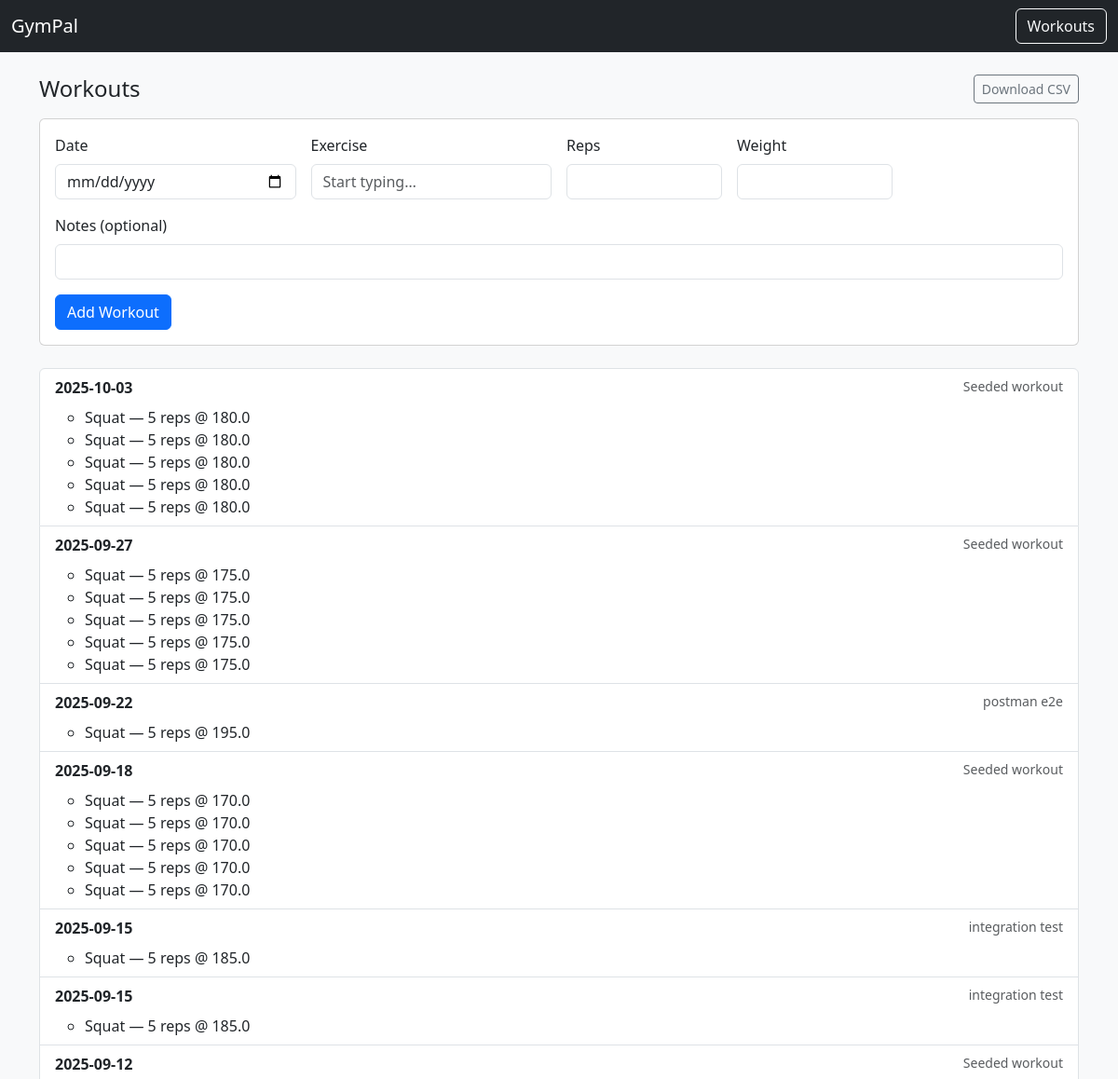
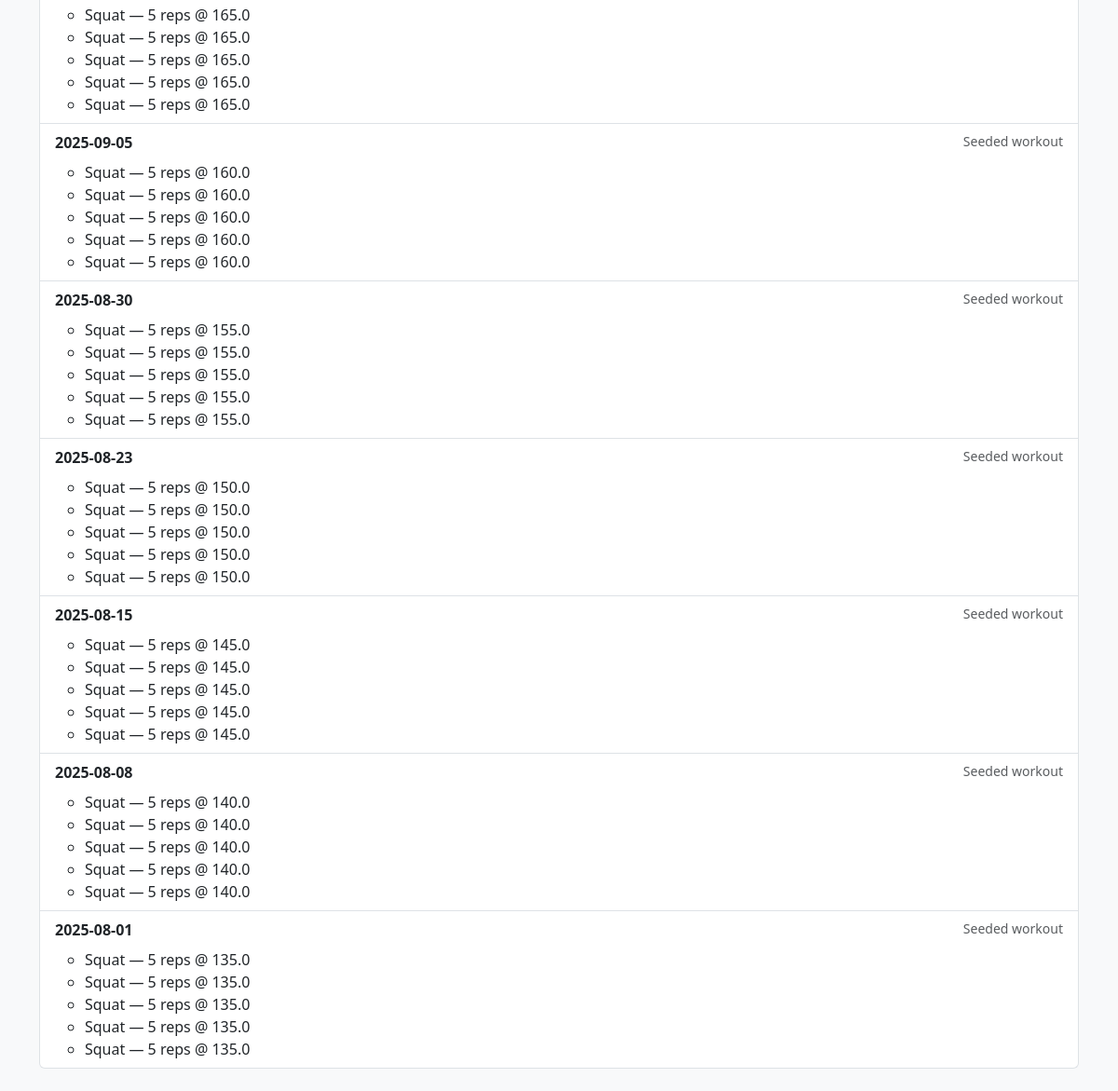
/workouts, run on an earlier commit of the app's database (2 pictures, top to bottom).
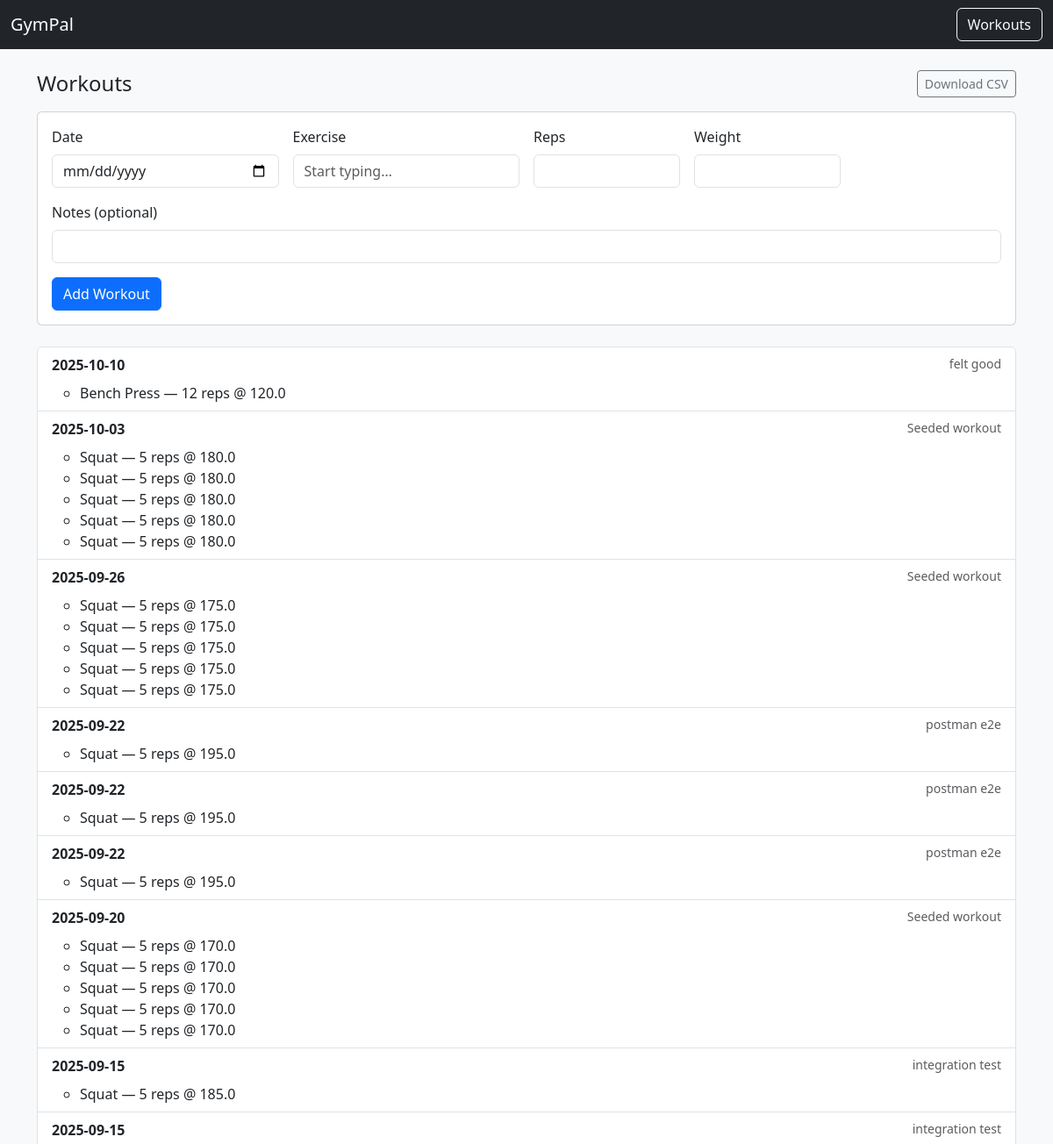
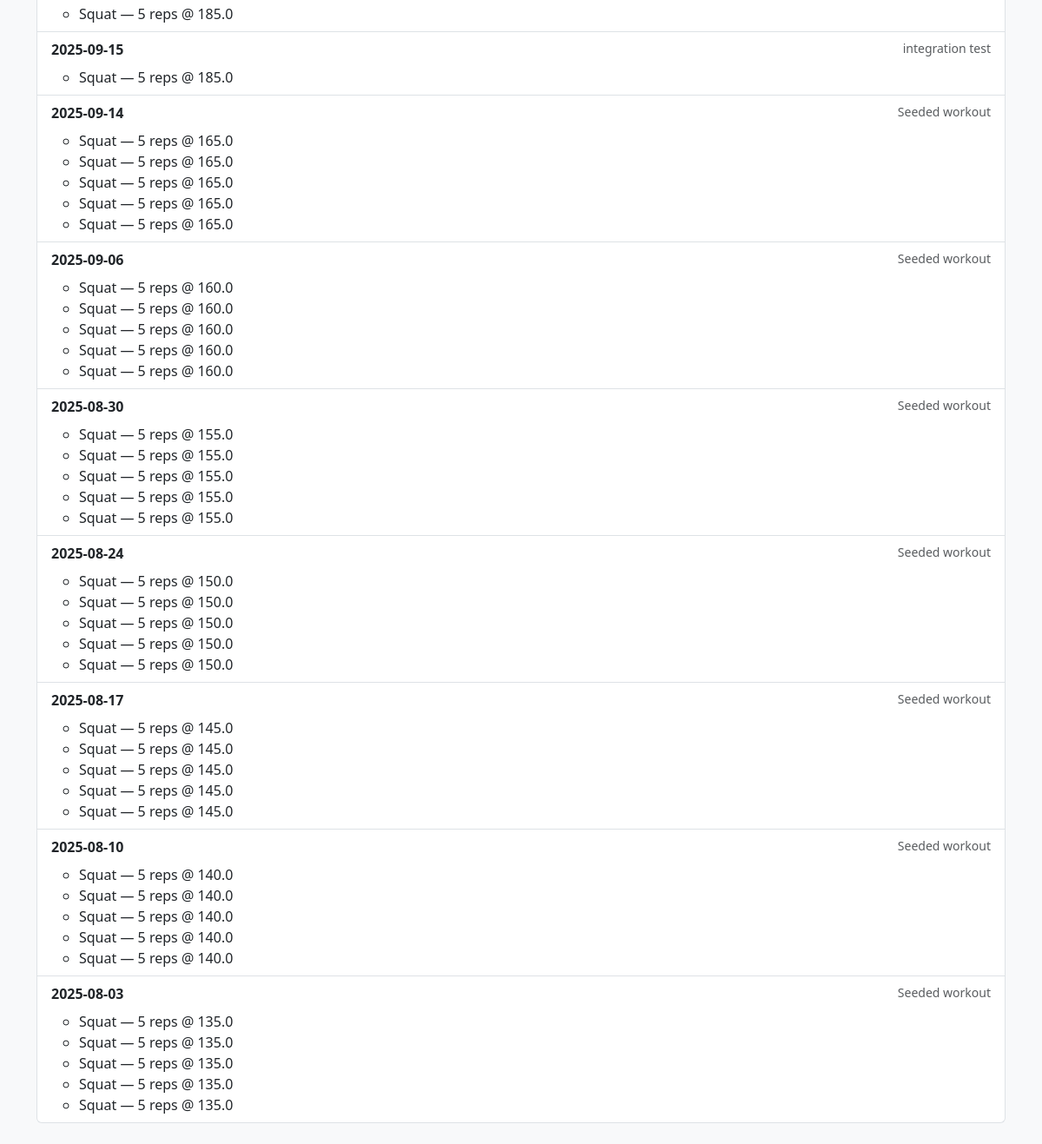
And on a later commit of the database (2 pictures, top to bottom).
### app.py (models this page shows)
class Base(DeclarativeBase):
    pass

class Workout(Base):
    __tablename__ = "workouts"
    id = Column(Integer, primary_key=True)
    user_id = Column(Integer, ForeignKey("users.id"), nullable=False)
    date = Column(Date, default=date.today)
    notes = Column(String(255), default="")
    user = relationship("User", back_populates="workouts")
    sets = relationship("Set", back_populates="workout", cascade="all, delete-orphan")

class Set(Base):
    __tablename__ = "sets"
    id = Column(Integer, primary_key=True)
    workout_id = Column(Integer, ForeignKey("workouts.id"), nullable=False)
    exercise_id = Column(Integer, ForeignKey("exercises.id"), nullable=False)
    reps = Column(Integer, nullable=False)
    weight = Column(Float, nullable=True)
    workout = relationship("Workout", back_populates="sets")
    exercise = relationship("Exercise")

class Exercise(Base):
    __tablename__ = "exercises"
    id = Column(Integer, primary_key=True)
    user_id = Column(Integer, ForeignKey("users.id"), nullable=False)
    name = Column(String(80), nullable=False)
    tag = Column(String(24), default="General")
    user = relationship("User", back_populates="exercises")
    __table_args__ = (
        UniqueConstraint("user_id", "name", name="uq_exercise_user_name"),
    )

### app.py (the view, shortened to what this page needs)
@app.route("/workouts", methods=["GET", "POST"])
def workouts():
    db = SessionLocal()
    try:
        user = get_user(db)
        ex_names = [e.name for e in db.query(Exercise)
                    .filter_by(user_id=user.id)
                    .order_by(Exercise.name).all()]
        items = (db.query(Workout)
                   .filter_by(user_id=user.id)
                   .order_by(Workout.date.desc())
                   .limit(20).all())
        rows = []
        for w in items:
            pairs = (db.query(Set, Exercise)
                     .join(Exercise, Exercise.id == Set.exercise_id)
                     .filter(Set.workout_id == w.id).all())
            rows.append((w, [(ex.name, s.reps, s.weight) for s, ex in pairs]))
        return render_template("workouts.html", ex_names=ex_names, workouts=rows)
    finally:
        SessionLocal.remove()

### app.py (called while the page is built)
def get_user(session):
    u = session.query(User).filter_by(email="default@local").first()
    if not u:
        u = User(email="default@local")
        session.add(u); session.commit()
    return u

@app.after_request
def add_security_headers(resp):
    resp.headers["X-Content-Type-Options"] = "nosniff"
    resp.headers["X-Frame-Options"] = "DENY"
    resp.headers["Referrer-Policy"] = "no-referrer"
    resp.headers["Content-Security-Policy"] = (
        "default-src 'self'; "
        "script-src 'self' https://cdn.jsdelivr.net; "
        "style-src 'self' https://cdn.jsdelivr.net; "
        "img-src 'self' data:; "
        "connect-src 'self';"
    )
    return resp

### templates/workouts.html (shortened to what this page needs)
{% extends "base.html" %}
{% block content %}
<h1 class="h4 mb-3 d-flex align-items-center justify-content-between">
  <span>Workouts</span>
  <a class="btn btn-sm btn-outline-secondary" href="{{ url_for('export_csv') }}">
    Download CSV
  </a>
</h1>
<form method="post" class="card card-body mb-4">
  <div class="row g-3">
    <div class="col-md-3">
      <label class="form-label">Date</label>
      <input type="date" name="date" class="form-control" required>
    </div>
    <div class="col-md-3">
      <label class="form-label">Exercise</label>
      <input list="exerciseList" name="exercise" class="form-control" placeholder="Start typing…" required>
    </div>
    <div class="col-md-2">
      <label class="form-label">Reps</label>
      <input type="number" name="reps" class="form-control" min="1" required>
    </div>
    <div class="col-md-2">
      <label class="form-label">Weight</label>
      <input type="number" step="0.5" name="weight" class="form-control" min="0" required>
    </div>
    <div class="col-12">
      <label class="form-label">Notes (optional)</label>
      <input type="text" name="notes" class="form-control">
    </div>
  </div>
  <div class="mt-3">
    <button class="btn btn-primary">Add Workout</button>
  </div>
</form>
<ul class="list-group">
  {% for w, sets in workouts %}
    <li class="list-group-item">
      <div class="d-flex justify-content-between">
        <strong>{{ w.date }}</strong>
        <small class="text-muted">{{ w.notes }}</small>
      </div>
      <ul class="mt-2">
        {% for ex_name, reps, weight in sets %}
          <li>{{ ex_name }} — {{ reps }} reps @ {{ weight }}</li>
        {% endfor %}
      </ul>
    </li>
  {% else %}
    <li class="list-group-item">No workouts yet.</li>
  {% endfor %}
</ul>
{% endblock %}

### templates/base.html (shortened to what this page needs)
<!doctype html>
<html>
<head>
  <link href="https://cdn.jsdelivr.net/npm/bootstrap@5.3.3/dist/css/bootstrap.min.css" rel="stylesheet">
  <link rel="stylesheet" href="{{ url_for('static', filename='main.css') }}">
</head>
<body class="bg-light">
<nav class="navbar navbar-dark bg-dark">
  <div class="container-fluid">
    <a class="navbar-brand" href="{{ url_for('index') }}">GymPal</a>
    <a class="btn btn-outline-light" href="{{ url_for('workouts') }}">Workouts</a>
  </div>
</nav>
<main class="container py-4">
  {% block content %}{% endblock %}
</main>
</body>
</html>

### static/main.css (style rules this page uses)
body { font-family: system-ui, -apple-system, Segoe UI, Roboto, Helvetica, Arial, sans-serif; }

What changed in the data, as far as the page shows it:
added Workout: date "2025-10-10", notes "felt good"
added Set: name "Bench Press", reps "12", weight "120.0", shown under "2025-10-10"
changed Workout (number 3 of 17 on the later page): date "2025-09-27" → "2025-09-26"
added Workout: date "2025-09-22", notes "postman e2e", sets "Squat", sets "5"
added Set: sets "195.0"
added Workout: date "2025-09-22", notes "postman e2e", sets "Squat", sets "5"
added Set: sets "195.0"
changed Workout (number 7 of 17 on the later page): date "2025-09-18" → "2025-09-20"
added Workout: date "2025-09-15", notes "integration test", sets "Squat", sets "5"
added Set: sets "185.0"
changed Workout (number 11 of 17 on the later page): date "2025-09-12" → "2025-09-14"
changed Workout (number 12 of 17 on the later page): date "2025-09-05" → "2025-09-06"
changed Workout (number 14 of 17 on the later page): date "2025-08-23" → "2025-08-24"
changed Workout (number 15 of 17 on the later page): date "2025-08-15" → "2025-08-17"
changed Workout (number 16 of 17 on the later page): date "2025-08-08" → "2025-08-10"
changed Workout (number 17 of 17 on the later page): date "2025-08-01" → "2025-08-03"
